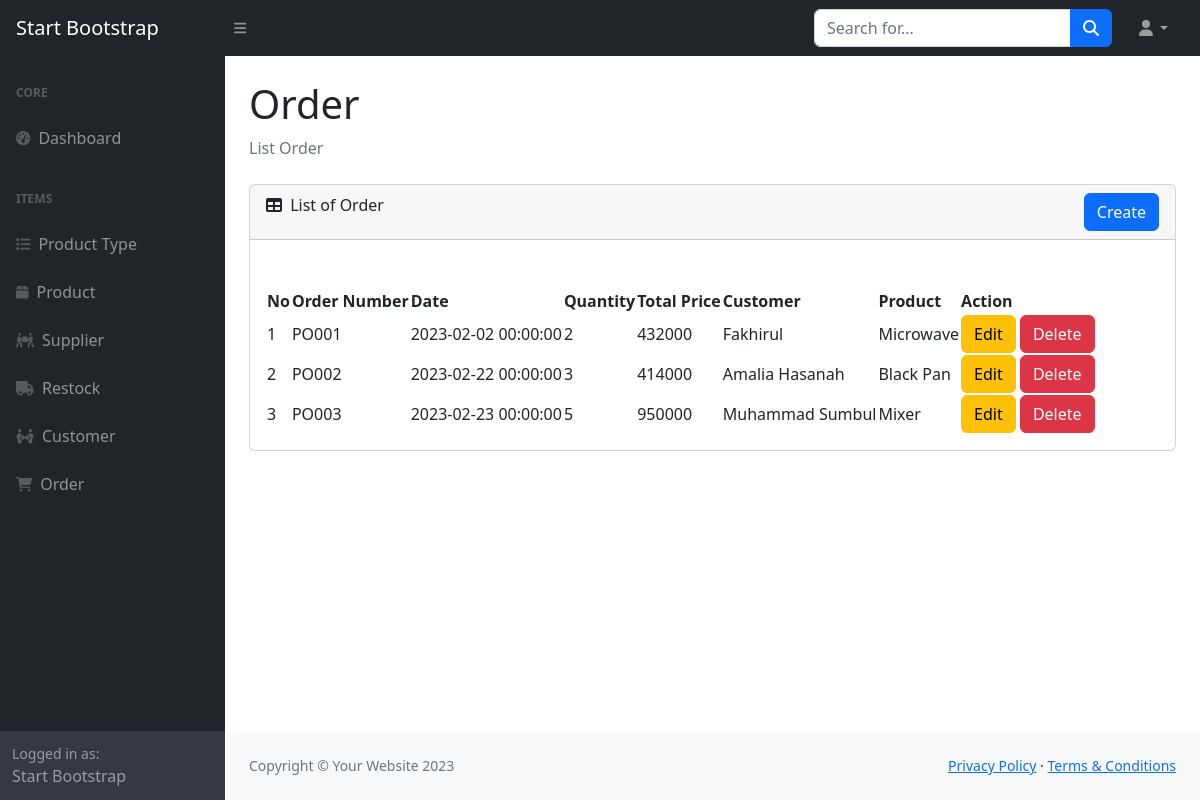
The page /page/order/list.php on the database its author committed.
### tables this page shows
CREATE TABLE `orders` (
  `id` int(11) NOT NULL,
  `order_number` varchar(45) DEFAULT NULL,
  `date` datetime DEFAULT NULL,
  `qty` int(11) DEFAULT NULL,
  `total_price` int(11) DEFAULT NULL,
  `customer_id` int(11) NOT NULL,
  `product_id` int(11) NOT NULL
);

CREATE TABLE `customer` (
  `id` int(11) NOT NULL,
  `name` varchar(45) DEFAULT NULL,
  `gender` enum('L','P') DEFAULT NULL,
  `phone` varchar(45) DEFAULT NULL,
  `email` varchar(45) DEFAULT NULL,
  `address` longtext DEFAULT NULL,
  `card_id` int(11) NOT NULL
);

CREATE TABLE `product` (
  `id` int(11) NOT NULL,
  `sku` varchar(45) DEFAULT NULL,
  `name` varchar(45) DEFAULT NULL,
  `purchase_price` int(11) DEFAULT NULL,
  `sell_price` int(11) DEFAULT NULL,
  `stock` int(11) DEFAULT 0,
  `min_stock` int(11) DEFAULT 0,
  `product_type_id` int(11) NOT NULL,
  `restock_id` int(11) NOT NULL
);

### classes/Database.php (called while the page is built, shortened)
<?php
class Database
{
    private $host = '127.0.0.1';
    private $user = 'riaf22062si';
    private $pass  = '16800110122062';
    private $db_name = 'db_riaf22062si';
    public $conn;
    public $stmt;
    public function __construct()
    {
        $dsn = 'mysql:host=' . $this->host . ';dbname=' . $this->db_name;
        $option = [
            PDO::ATTR_PERSISTENT => true,
            PDO::ATTR_ERRMODE => PDO::ERRMODE_EXCEPTION
        ];
        try {
            $this->conn = new PDO($dsn, $this->user, $this->pass, $option);
        } catch (PDOException $e) {
            die($e->getMessage());
        }
    }
    public function query($query)
    {
        $this->stmt = $this->conn->prepare($query);
    }
    public function execute()
    {
        return $this->stmt->execute();
    }
    public function fetchAll()
    {
        $this->execute();
        return $this->stmt->fetchAll(PDO::FETCH_OBJ);
    }
}

### classes/Order.php (called while the page is built, shortened)
<?php
require_once 'Database.php';
class Order extends Model
{
    public static function all()
    {
        $db = new Database();
        $db->query('SELECT orders.*, customer.name as customer_name, product.name as product_name FROM orders INNER JOIN customer ON orders.customer_id = customer.id INNER JOIN product ON orders.product_id = product.id');
        $db->execute();
        return $db->fetchAll();
    }
}

### page/order/list.php (the view, shortened to what this page needs)
<?php
require_once '../../classes/Database.php';
require_once '../../classes/Order.php';
$data = Order::all();
?>
<!DOCTYPE html>
<html lang="en">
<head>
    <link href="https://cdn.jsdelivr.net/npm/simple-datatables@7.1.2/dist/style.min.css" rel="stylesheet" />
    <link href="../../assets/css/styles.css" rel="stylesheet" />
    <link href="../../assets/css/sweetalert.css" rel="stylesheet" />
</head>
<body class="sb-nav-fixed">
    <?php require_once '../../templates/header.php'; ?>
    <div id="layoutSidenav">
        <?php require_once '../../templates/navbar.php'; ?>
        <div id="layoutSidenav_content">
            <main>
                <div class="container-fluid px-4">
                    <h1 class="mt-4">Order</h1>
                    <ol class="breadcrumb mb-4">
                        <li class="breadcrumb-item active">List Order</li>
                    </ol>
                    <div class="card mb-4">
                        <div class="card-header">
                            <div class="d-flex justify-content-between">
                                <div class="title">
                                    <i class="fas fa-table me-1"></i>
                                    List of Order
                                </div>
                                <div class="data-add">
                                    <a href="create.php" class="btn btn-primary">Create</a>
                                </div>
                            </div>
                        </div>
                        <div class="card-body">
                        </div>
                        <div class="card-body">
                            <table id="datatablesSimple">
                                <thead>
                                    <tr>
                                        <th>No</th>
                                        <th>Order Number</th>
                                        <th>Date</th>
                                        <th>Quantity</th>
                                        <th>Total Price</th>
                                        <th>Customer</th>
                                        <th>Product</th>
                                        <th>Action</th>
                                    </tr>
                                </thead>
                                <tbody>
                                    <?php $no = 1; ?>
                                    <?php foreach ($data as $item) : ?>
                                        <tr>
                                            <td><?= $no++ ?></td>
                                            <td><?= $item->order_number ?></td>
                                            <td><?= $item->date ?></td>
                                            <td><?= $item->qty ?></td>
                                            <td><?= $item->total_price ?></td>
                                            <td><?= $item->customer_name ?></td>
                                            <td><?= $item->product_name ?></td>
                                            <td>
                                                <a href="edit.php?id=<?= $item->id ?>" class="btn btn-warning">Edit</a>
                                                <form action="function.php" method="post" style="display: inline-block;">
                                                    <button type="submit" class="btn btn-danger" onclick="return confirm('Are you sure?')">Delete</button>
                                                </form>
                                            </td>
                                        </tr>
                                    <?php endforeach; ?>
                                </tbody>
                            </table>
                        </div>
                    </div>
                </div>
            </main>
            <?php require_once '../../templates/footer.php'; ?>
        </div>
    </div>
</body>
</html>

### rows shown on the page
orders: order_number "PO001", date "2023-02-02 00:00:00", qty "2", total_price "432000", customer.name "Fakhirul", product.name "Microwave"
orders: order_number "PO002", date "2023-02-22 00:00:00", qty "3", total_price "414000", customer.name "Amalia Hasanah", product.name "Black Pan"
orders: order_number "PO003", date "2023-02-23 00:00:00", qty "5", total_price "950000", customer.name "Muhammad Sumbul", product.name "Mixer"
